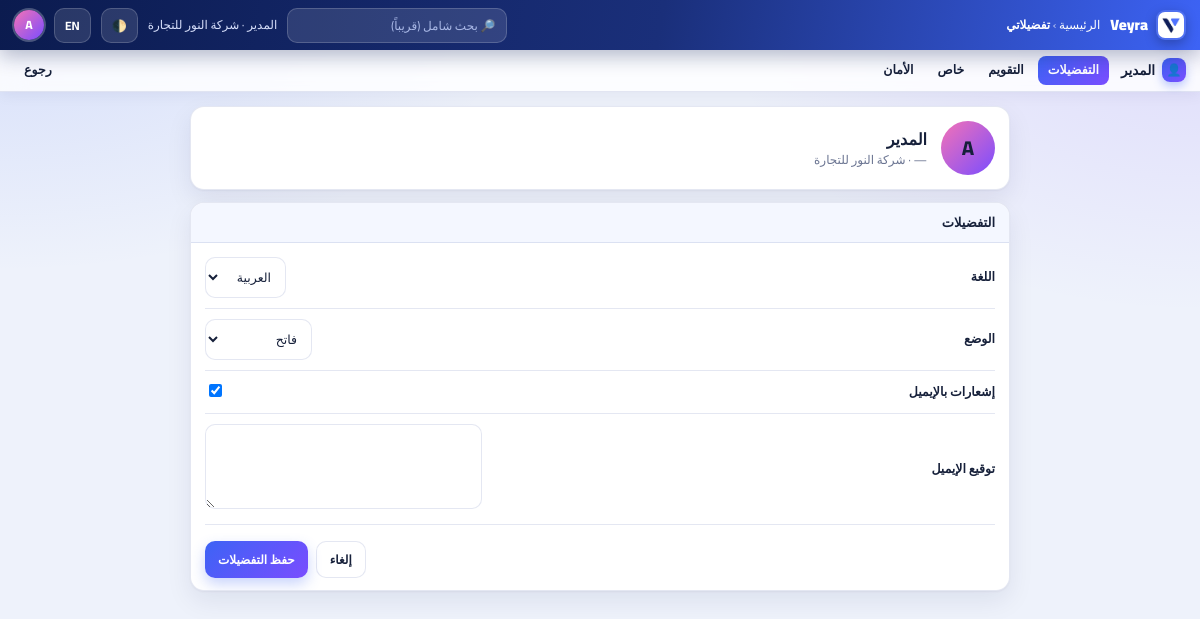
Screenshot of /accounts/me/ (signed in) with the database file from the repository.
### accounts/models.py (models this page shows, shortened)
class User(AbstractUser):
    company = models.ForeignKey("core.Company", null=True, blank=True,
                                on_delete=models.PROTECT, related_name="users")
    is_company_manager = models.BooleanField("مدير الشركة", default=False)
    allowed_modules = models.ManyToManyField("core.Module", blank=True, related_name="users")
    must_change_password = models.BooleanField("لازم يغيّر كلمة المرور", default=False)

class UserProfile(models.Model):
    THEME = [("light", "فاتح"), ("dark", "داكن"), ("system", "حسب الجهاز")]
    LANG = [("ar", "العربية"), ("en", "English")]
    user = models.OneToOneField(settings.AUTH_USER_MODEL, on_delete=models.CASCADE, related_name="profile")
    language = models.CharField("اللغة", max_length=5, choices=LANG, default="ar")
    theme = models.CharField("الوضع", max_length=10, choices=THEME, default="light")
    timezone = models.CharField("المنطقة الزمنية", max_length=40, default="Africa/Cairo")
    notify_email = models.BooleanField("إشعارات بالإيميل", default=True)
    email_signature = models.TextField("توقيع الإيميل", blank=True)
    work_location = models.CharField("مكان العمل", max_length=60, default="المكتب الرئيسي")
    work_days = models.CharField("أيام العمل", max_length=20, default="0,1,2,3,4,5")  # 0=السبت
    phone = models.CharField("الهاتف المحمول", max_length=30, blank=True)
    private_address = models.CharField("العنوان الخاص", max_length=200, blank=True)
    birth_date = models.DateField("تاريخ الميلاد", null=True, blank=True)
    emergency_name = models.CharField("اسم جهة الاتصال للطوارئ", max_length=100, blank=True)
    emergency_phone = models.CharField("هاتف الطوارئ", max_length=30, blank=True)
    two_factor = models.BooleanField("التحقق بخطوتين", default=False)

### core/models.py (models this page shows, shortened)
class TimeStampedModel(models.Model):
    created_at = models.DateTimeField(auto_now_add=True)
    updated_at = models.DateTimeField(auto_now=True)
    class Meta:
        abstract = True

class Company(TimeStampedModel):
    name = models.CharField("اسم الشركة", max_length=150)
    code = models.CharField("كود الشركة", max_length=20, unique=True)
    country = models.CharField("البلد", max_length=2, default="EG")
    currency = models.CharField("العملة", max_length=3, default="EGP")
    version = models.CharField("إصدار النظام", max_length=20, default="2.4.0")
    is_active = models.BooleanField("نشطة", default=True)

### accounts/views.py (the view, shortened to what this page needs)
# urls.py: path("accounts/me/", accounts_views.my_preferences, name="my_preferences"),
@login_required
def my_preferences(request):
    profile, _ = UserProfile.objects.get_or_create(user=request.user)
    tab = request.GET.get("tab", "prefs")
    form = None
    if form is None:
        if tab == "calendar":
            form = CalendarForm(instance=profile)
        elif tab == "private":
            form = PrivateForm(instance=profile)
        else:
            form = PreferencesForm(instance=profile)
    sessions_count = sum(1 for s in Session.objects.filter(expire_date__gte=timezone.now())
                         if str(s.get_decoded().get("_auth_user_id")) == str(request.user.id))
    return render(request, "account_prefs.html", {
        "tabs": TABS, "tab": tab, "form": form, "profile": profile, "sessions_count": sessions_count,
    })

### accounts/forms.py
class PreferencesForm(forms.ModelForm):
    class Meta:
        model = UserProfile
        fields = ["language", "theme", "notify_email", "email_signature"]
        labels = {"language": "اللغة", "theme": "الوضع", "notify_email": "إشعارات بالإيميل",
                  "email_signature": "توقيع الإيميل"}
        widgets = {"email_signature": forms.Textarea(attrs={"rows": 3})}

### core/context_processors.py (called while the page is built)
def module_nav(request):
    user = getattr(request, "user", None)
    match = getattr(request, "resolver_match", None)
    if not user or not user.is_authenticated or not user.company_id or not match:
        return {"subs": []}
    code = URL_MODULE.get(match.url_name)
    if not code:
        return {"subs": []}
    allowed = user.accessible_codes()
    subs = [m for m in Module.objects.filter(parent__code=code) if m.code in allowed]
    return {"subs": subs, "current_module": code}

### core/i18n_dict.py (called while the page is built)
def translate(text, lang):
    if lang == "en":
        return EN.get(text, text)
    return text

### core/templatetags/veyra_i18n.py (called while the page is built)
@register.filter
def tr(value):
    if value is None:
        return ""
    return translate(str(value), get_language())

### templates/account_prefs.html (shortened to what this page needs)
{% extends "base.html" %}
{% load veyra_i18n %}
{% block crumb %}<a href="{% url 'home' %}">{{ 'الرئيسية'|tr }}</a> › <b>{{ 'تفضيلاتي'|tr }}</b>{% endblock %}
{% block modnav %}
<nav class="modnav">
  <span class="mname"><span class="mico">👤</span>{{ user.get_full_name|default:user.username }}</span>
  {% for key, label in tabs %}<a href="?tab={{ key }}" class="{% if tab == key %}on{% endif %}">{{ label|tr }}</a>{% endfor %}
  <a href="javascript:history.back()">{{ 'رجوع'|tr }}</a>
</nav>
{% endblock %}
{% block content %}
<div style="max-width:820px;margin:0 auto">
  <div class="card" style="display:flex;align-items:center;gap:14px;margin-bottom:12px">
    <span class="avatar" style="width:54px;height:54px;font-size:20px">{{ user.username|slice:":1"|upper }}</span>
    <div>
      <div style="font-weight:900;font-size:16px">{{ user.get_full_name|default:user.username }}</div>
      <div class="muted">{{ user.email|default:'—' }} · {{ user.company.name|default:'' }}</div>
    </div>
  </div>
  {% if tab == 'security' %}
  <div class="card" style="margin-bottom:12px;padding:0;overflow:hidden">
    <div style="padding:10px 14px;font-weight:900;background:var(--th);border-bottom:1px solid var(--line)">{{ 'الأمان'|tr }}</div>
    <div style="padding:4px 14px">
      <div style="display:flex;justify-content:space-between;align-items:center;padding:10px 0;border-bottom:1px solid var(--line)">
        <div><div style="font-weight:700">{{ 'تغيير كلمة المرور'|tr }}</div><div class="muted">{{ 'حدّثها لو حد عرفها'|tr }}</div></div>
        <a class="btn sm" href="{% url 'password_change' %}">{{ 'تغيير'|tr }}</a>
      </div>
      <div style="display:flex;justify-content:space-between;align-items:center;padding:10px 0;border-bottom:1px solid var(--line)">
        <div><div style="font-weight:700">{{ 'التحقق بخطوتين'|tr }}</div><div class="muted">{{ 'موصى به لمزيد من الأمان (قريباً)'|tr }}</div></div>
        <button class="btn ghost sm" disabled>{{ 'قريباً'|tr }}</button>
      </div>
      <div style="display:flex;justify-content:space-between;align-items:center;padding:10px 0;border-bottom:1px solid var(--line)">
        <div><div style="font-weight:700">{{ 'الجلسات المفتوحة'|tr }}</div><div class="muted">{{ sessions_count }} {{ 'جلسة نشطة على حسابك'|tr }}</div></div>
        <form method="post" action="{% url 'logout_all_devices' %}" style="margin:0">{% csrf_token %}
          <button class="btn sm" type="submit">{{ 'تسجيل الخروج من كل الأجهزة'|tr }}</button>
        </form>
      </div>
    </div>
  </div>
  {% else %}
  <form method="post" class="card" style="padding:0;overflow:hidden">{% csrf_token %}
    <div style="padding:10px 14px;font-weight:900;background:var(--th);border-bottom:1px solid var(--line)">{% for k,l in tabs %}{% if k == tab %}{{ l|tr }}{% endif %}{% endfor %}</div>
    <div style="padding:4px 14px">
      {% for field in form %}
      <div style="display:flex;align-items:center;justify-content:space-between;gap:12px;padding:10px 0;border-bottom:1px solid var(--line)">
        <div><div style="font-weight:700;font-size:12.5px">{{ field.label|tr }}</div>{% if field.help_text %}<div class="muted">{{ field.help_text }}</div>{% endif %}</div>
        <div>{{ field }}</div>
      </div>
      {% endfor %}
    </div>
    <div style="display:flex;justify-content:flex-end;gap:8px;padding:12px 14px">
      <a class="btn ghost" href="{% url 'my_preferences' %}?tab={{ tab }}">{{ 'إلغاء'|tr }}</a>
      <button class="btn" type="submit">{{ 'حفظ التفضيلات'|tr }}</button>
    </div>
  </form>
  {% endif %}
</div>
{% endblock %}

### templates/base.html (shortened to what this page needs)
{% load static i18n veyra_i18n %}<!DOCTYPE html>
<html lang="{{ request.LANGUAGE_CODE|default:'ar' }}" dir="{% if request.LANGUAGE_CODE == 'en' %}ltr{% else %}rtl{% endif %}" data-theme="light">
<head>
<link rel="stylesheet" href="{% static 'css/app.css' %}">
</head>
<body>
<header class="topbar">
  <a href="{% url 'home' %}" class="brand"><img class="logo" src="{% static 'img/logo.png' %}" alt="Veyra"> Veyra</a>
  <span class="crumb">{% block crumb %}<b>{% if request.LANGUAGE_CODE == 'en' %}Home{% else %}الرئيسية{% endif %}</b>{% endblock %}</span>
  {% if user.is_authenticated %}
  <input class="search" placeholder="🔎 {{ 'بحث شامل (قريباً)'|tr }}" disabled>
  <span class="who">{{ user.get_full_name|default:user.username }}{% if user.company %} · {{ user.company.name }}{% endif %}</span>
  {% endif %}
  <button class="iconbtn" id="theme-btn" type="button" onclick="toggleTheme()" title="dark / light">🌓</button>
  <form class="lang-form" method="post" action="{% url 'set_language' %}">{% csrf_token %}
    <button class="iconbtn" type="submit">{% if request.LANGUAGE_CODE == 'en' %}عربي{% else %}EN{% endif %}</button>
  </form>
  {% if user.is_authenticated %}
  <details class="dd">
    <summary><span class="avatar">{{ user.username|slice:":1"|upper }}</span></summary>
  </details>
  {% else %}
  <a class="btn sm" href="{% url 'login' %}">{{ 'دخول'|tr }}</a>
  {% endif %}
</header>
{% block modnav %}{% endblock %}
<main class="rise">
  {% block content %}{% endblock %}
</main>
</body>
</html>

### static/css/app.css (style rules this page uses)
:root { --navy:#0B1B4F;--navy2:#1A2F7A;--blue:#3D63F5;--violet:#7A4DFF;--text:#16203A;--muted:#6B7592;--line:rgba(120,135,190,.2);--card:#ffffff;--glass:rgba(255,255,255,.82);--bg:#EEF2FB;--th:#F4F7FF;--shadow:0 1px 2px rgba(11,27,79,.05),0 10px 26px rgba(11,27,79,.08);--shadow-lg:0 18px 44px rgba(61,99,245,.2) }
* { box-sizing:border-box }
html,body { width:100%;min-height:100% }
body { margin:0;font-family:"Cairo","Segoe UI",Tahoma,Arial,sans-serif;color:var(--text);background:radial-gradient(900px 520px at 0% -5%,rgba(61,99,245,.16),transparent 60%),radial-gradient(800px 520px at 100% 0%,rgba(122,77,255,.14),transparent 60%),var(--bg);background-attachment:fixed;font-size:13px;line-height:1.5 }
a { color:inherit }
.topbar { position:sticky;top:0;z-index:30;display:flex;align-items:center;gap:10px;height:50px;padding:0 14px;background:linear-gradient(100deg,var(--navy),var(--navy2) 55%,var(--blue));color:#fff;box-shadow:0 6px 20px rgba(11,27,79,.3) }
.topbar a { text-decoration:none;color:#fff }
.brand { display:flex;align-items:center;gap:8px;font-weight:900;font-size:15px }
.brand img.logo { width:30px;height:30px;border-radius:9px;object-fit:contain;background:rgba(255,255,255,.1);padding:2px;box-shadow:0 4px 12px rgba(0,0,0,.25) }
.crumb { color:#BFCBF2;font-size:12px }
.crumb b { color:#fff }
.search { width:220px;background:rgba(255,255,255,.12);border:1px solid rgba(255,255,255,.18);color:#fff;padding:5px 11px;border-radius:10px;font-size:12px;font-family:inherit }
.search::placeholder { color:#A9B8E6 }
.iconbtn { background:rgba(255,255,255,.12);border:1px solid rgba(255,255,255,.18);color:#fff;border-radius:10px;padding:5px 10px;font-size:12px;font-weight:700;cursor:pointer;font-family:inherit }
.who { font-size:12px;color:#D6DEFA }
.avatar { display:inline-flex;width:30px;height:30px;border-radius:50%;background:linear-gradient(135deg,#F472B6,#7A4DFF);align-items:center;justify-content:center;font-weight:800;font-size:12px;box-shadow:0 0 0 2px rgba(255,255,255,.25);cursor:pointer }
details.dd { position:relative }
details.dd>summary { list-style:none;cursor:pointer }
.modnav { display:flex;align-items:center;gap:4px;padding:6px 14px;background:var(--glass);backdrop-filter:blur(12px);border-bottom:1px solid var(--line);position:sticky;top:50px;z-index:25;flex-wrap:wrap;box-shadow:0 4px 14px rgba(11,27,79,.05) }
.mname { display:flex;align-items:center;gap:7px;font-weight:900;font-size:13.5px;margin-inline-end:8px }
.mico { width:24px;height:24px;border-radius:8px;background:linear-gradient(135deg,var(--blue),var(--violet));display:inline-flex;align-items:center;justify-content:center;font-size:12px;box-shadow:0 4px 10px rgba(61,99,245,.35) }
.modnav a { padding:5px 10px;border-radius:8px;text-decoration:none;font-weight:700;font-size:12.5px;color:var(--text) }
.modnav a.on { background:linear-gradient(135deg,var(--blue),var(--violet));color:#fff }
main { padding:14px 16px 40px;width:100%;margin:0 }
.rise { animation:rise .4s cubic-bezier(.2,.8,.2,1) both }
.btn { display:inline-flex;align-items:center;gap:5px;font-size:12px;font-weight:800;padding:7px 13px;border-radius:10px;border:none;color:#fff;cursor:pointer;background:linear-gradient(135deg,var(--blue),var(--violet));box-shadow:0 6px 14px rgba(61,99,245,.28);font-family:inherit;text-decoration:none;transition:transform .15s,box-shadow .2s }
.btn.ghost { background:var(--card);color:var(--text);border:1px solid var(--line);box-shadow:none }
.card { background:var(--card);border:1px solid var(--line);border-radius:14px;box-shadow:var(--shadow);padding:14px }
.muted { color:var(--muted);font-size:12px }
input,select,textarea { font-family:inherit;font-size:12.5px;padding:7px 10px;border-radius:10px;border:1px solid var(--line);background:var(--card);color:var(--text);outline:none;transition:border-color .2s,box-shadow .2s }
input[type=checkbox] { padding:0;box-shadow:none }
.lang-form { margin:0 }

### rows the page displays
User: get_full_name "المدير", company.name "شركة النور للتجارة", username "A", email "—"
UserProfile: form "العربية" "فاتح" "☑"

### other values shown
{{ 'الرئيسية'|tr }} "الرئيسية"
{{ 'تفضيلاتي'|tr }} "تفضيلاتي"
{{ label|tr }} "التفضيلات" "التقويم" "خاص" "الأمان"
{{ 'رجوع'|tr }} "رجوع"
{{ l|tr }} "التفضيلات"
{{ field.label|tr }} "اللغة" "الوضع" "إشعارات بالإيميل" "توقيع الإيميل"
{{ 'إلغاء'|tr }} "إلغاء"
{{ 'حفظ التفضيلات'|tr }} "حفظ التفضيلات"
